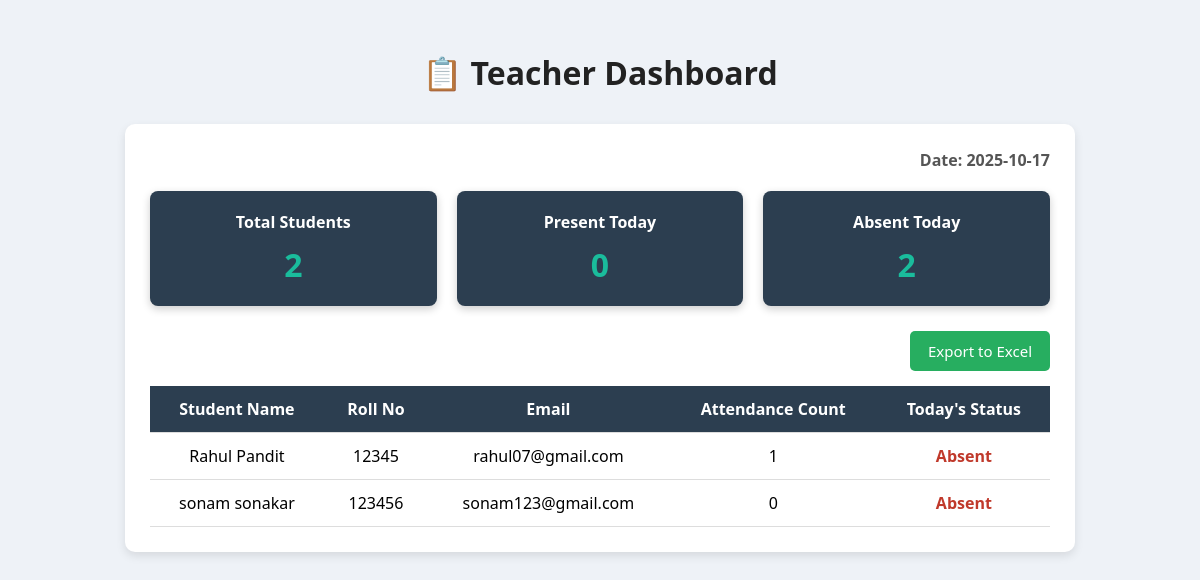
Page /teacher-dashboard/ on the earlier database version.
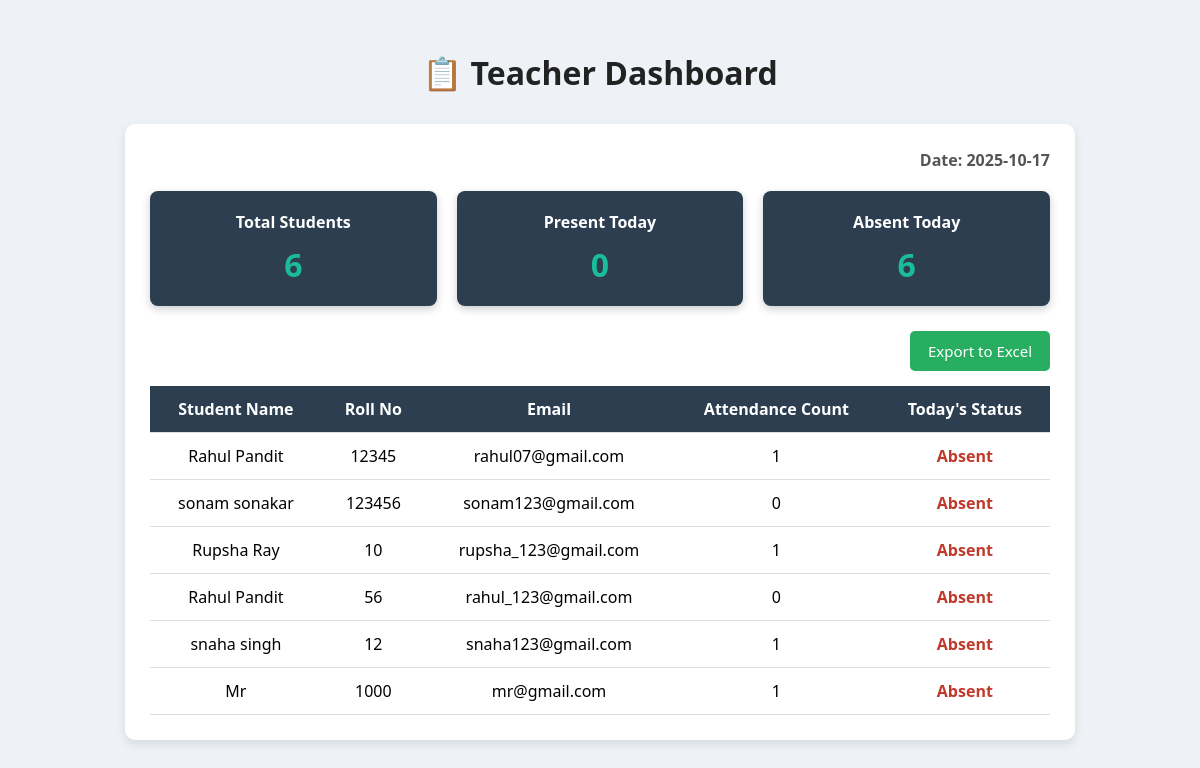
Same page on the later database version.
### attendance_app/models.py (models this page shows, shortened)
class Student(models.Model):
    name = models.CharField(max_length=100)
    roll_no = models.CharField(max_length=2, unique=True, primary_key=True)
    email = models.EmailField()
    qr_code = models.ImageField(upload_to="qr_codes/", null=True, blank=True)
    attendance_count = models.IntegerField(default=0)

### attendance_app/views.py (the view)
# urls.py: path('teacher-dashboard/', views.teacher_dashboard, name='teacher_dashboard'),
def teacher_dashboard(request):
    today = date.today()
    students = Student.objects.all()
    student_data = []
    for student in students:
        try:
            attendance = AttendanceRecord.objects.get(student=student, date=today)
            status = attendance.status
        except AttendanceRecord.DoesNotExist:
            status = 'Absent'
        student_data.append({
            'name': student.name,
            'roll_no': student.roll_no,
            'email': student.email,
            'attendance_count': student.attendance_count,
            'status': status,
        })
    total_students = students.count()
    present_today = AttendanceRecord.objects.filter(date=today, status='Present').count()
    absent_today = total_students - present_today
    context = {
        'date': today.strftime('%Y-%m-%d'),
        'students': student_data,
        'total_students': total_students,
        'present_today': present_today,
        'absent_today': absent_today,
    }
    return render(request, 'teacher_dashboard.html', context)

### attendance_app/templates/teacher_dashboard.html (shortened to what this page needs)
<!DOCTYPE html>
<html>
<head>
</head>
<body>
<header>
    <h1>📋 Teacher Dashboard</h1>
</header>
<div class="dashboard-container">
    <div class="date-section">Date: <span>{{ date }}</span></div>
    <div class="stats">
        <div class="stat-box">
            Total Students
            <div class="stat-number">{{ total_students }}</div>
        </div>
        <div class="stat-box">
            Present Today
            <div class="stat-number">{{ present_today }}</div>
        </div>
        <div class="stat-box">
            Absent Today
            <div class="stat-number">{{ absent_today }}</div>
        </div>
    </div>
    <a href="{% url 'export_attendance' %}?date={{ date }}" class="export-btn">Export to Excel</a>
    <table>
        <thead>
            <tr>
                <th>Student Name</th>
                <th>Roll No</th>
                <th>Email</th>
                <th>Attendance Count</th>
                <th>Today's Status</th>
            </tr>
        </thead>
        <tbody>
            {% for student in students %}
            <tr>
                <td>{{ student.name }}</td>
                <td>{{ student.roll_no }}</td>
                <td>{{ student.email }}</td>
                <td>{{ student.attendance_count }}</td>
                <td class="status-{{ student.status|lower }}">
                    {{ student.status }}
                </td>
            </tr>
            {% empty %}
            <tr><td colspan="5">No students found.</td></tr>
            {% endfor %}
        </tbody>
    </table>
</div>
</body>
</html>

### attendance_app/templates/teacher_dashboard.html (style rules this page uses)
body { font-family: 'Segoe UI', Tahoma, Geneva, Verdana, sans-serif; background-color: #eef2f7; margin: 0; padding: 30px; }
header { text-align: center; margin-bottom: 30px; color: #222; }
.dashboard-container { max-width: 900px; margin: 0 auto; background: white; padding: 25px; border-radius: 10px; box-shadow: 0 4px 10px rgba(0,0,0,0.1); }
.date-section { text-align: right; font-weight: bold; color: #555; margin-bottom: 20px; }
.stats { display: flex; justify-content: space-between; margin-bottom: 25px; }
.stat-box { flex: 1; background-color: #2c3e50; color: white; margin: 0 10px; padding: 20px; border-radius: 8px; text-align: center; font-weight: bold; box-shadow: 0 3px 8px rgba(0,0,0,0.2); transition: background-color 0.3s ease; }
.stat-box:first-child { margin-left: 0; }
.stat-box:last-child { margin-right: 0; }
.stat-number { font-size: 32px; margin-top: 10px; color: #1abc9c; }
table { width: 100%; border-collapse: collapse; }
th, td { padding: 12px 15px; text-align: center; border-bottom: 1px solid #ddd; }
th { background-color: #2c3e50; color: #fff; }
.status-absent { color: #c0392b; font-weight: bold; }
.export-btn { background-color: #27ae60; color: white; border: none; padding: 10px 18px; border-radius: 5px; cursor: pointer; font-size: 15px; float: right; margin-bottom: 15px; text-decoration: none; }

Differences in the rows shown:
added Student: name "Rupsha Ray", roll_no "10", email "rupsha_123@gmail.com"
added Student: name "Rahul Pandit", roll_no "56", email "rahul_123@gmail.com"
added Student: name "snaha singh", roll_no "12", email "snaha123@gmail.com"
added Student: name "Mr", roll_no "1000", email "mr@gmail.com"
Other differences:
{{ total_students }}: "2" → "6"
{{ absent_today }}: "2" → "6"
new list line: "1 Absent"
new list line: "0 Absent"
